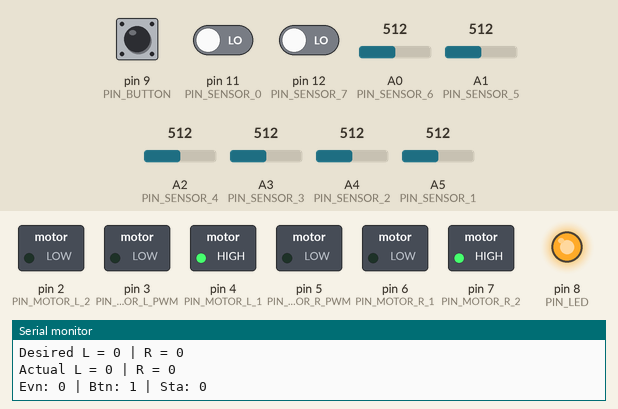
Bench run of a program on a simulated Arduino Uno, built with avr-gcc and run on an emulated ATmega328P. On the bench: switched loads named in the program (green lamp = pin HIGH), output pins drawn as LEDs (lit = HIGH), the last lines printed to the serial monitor. Dashed ring = blinking. The inputs (shaded band) are chosen by the test bench; at power-on: pin 9 (PIN_BUTTON) HIGH, pin 11 (PIN_SENSOR_0) LOW, pin 12 (PIN_SENSOR_7) LOW, A0 (PIN_SENSOR_6) = 512, A1 (PIN_SENSOR_5) = 512, A2 (PIN_SENSOR_4) = 512, A3 (PIN_SENSOR_3) = 512, A4 (PIN_SENSOR_2) = 512, A5 (PIN_SENSOR_1) = 512.

Above: at 1.2 s.
1.3 s: pin 9 (PIN_BUTTON) pulled LOW for 0.15 s
At 2.02 s:
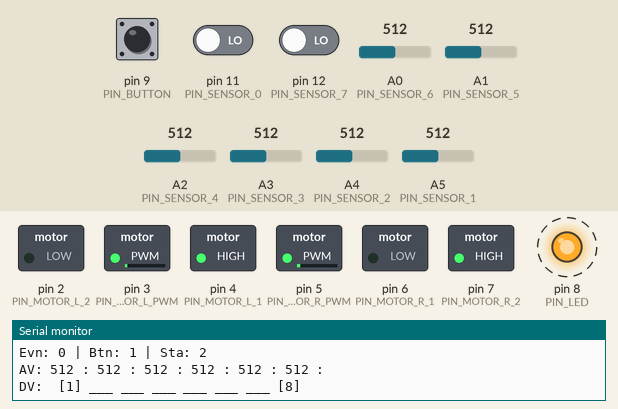
4.3 s: pin 9 (PIN_BUTTON) pulled LOW for 1 s
At 7.1 s:
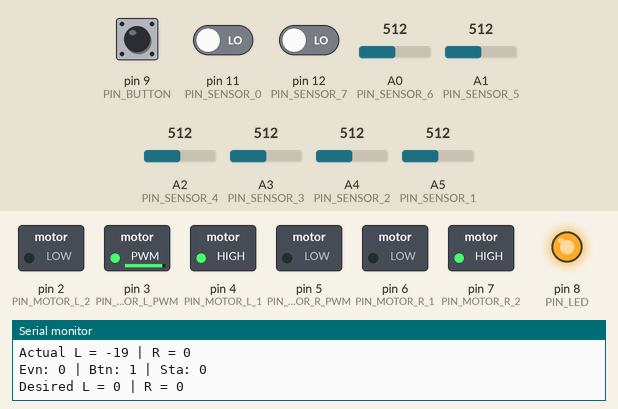
7.3 s: pin 9 (PIN_BUTTON) pulled LOW for 0.15 s
At 8.2 s:
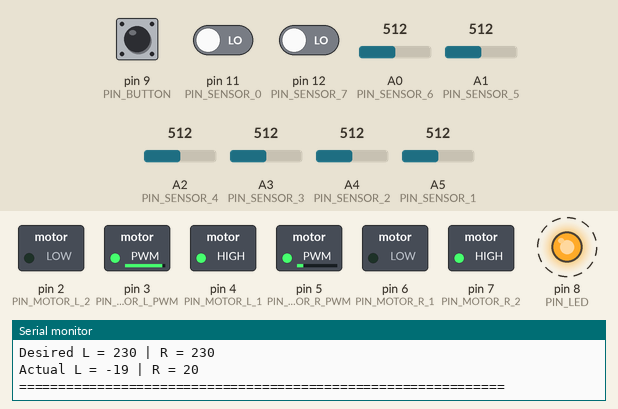
Timing chart, 0 to 20.3 s (numbered marks = the images above; inputs shaded):
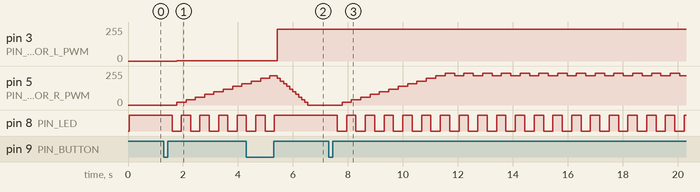

The program:

main.cpp
```cpp
#include <Arduino.h>

//DEFINES
#define DEBUG 1

//PIN DEFINITIONS
// const int PIN_LED = 8;           //D8 | Digital 8 | GPIO 14
const int PIN_LED = 8;           //D8 | Digital 8 | GPIO 14
const int PIN_BUTTON = 9;        //D9 | Digital 9 | GPIO 15 --???????? TODO: Revisar todos los pines

//MOTOR RIGHT
const int PIN_MOTOR_R_PWM = 5;   //D5 | Digital 5 | GPIO 11
const int PIN_MOTOR_R_1 = 6;     //D6 | Digital 6 | GPIO 12
const int PIN_MOTOR_R_2 = 7;     //D7 | Digital 7 | GPIO 13

//MOTOR LEFT
const int PIN_MOTOR_L_PWM = 3;    //D3 | Digital 3 | GPIO 5
const int PIN_MOTOR_L_1 = 4;      //D2 | Digital 2 | GPIO 4
const int PIN_MOTOR_L_2 = 2;      //D4 | Digital 4 | GPIO 6

//SENSOR PINS
const int PIN_SENSOR_0 = 11;
const int PIN_SENSOR_1 = A5;
const int PIN_SENSOR_2 = A4;
const int PIN_SENSOR_3 = A3;
const int PIN_SENSOR_4 = A2;
const int PIN_SENSOR_5 = A1;
const int PIN_SENSOR_6 = A0;
const int PIN_SENSOR_7 = 12;

const int CANT_ANALOG_SENSORS = 6;
const int CANT_DIGITAL_SENSORS = 2;

const int CANT_ALL_SENSORS = CANT_ANALOG_SENSORS + CANT_DIGITAL_SENSORS;


const int PINS_ANALOG_SENSORS[CANT_ANALOG_SENSORS] = {PIN_SENSOR_1, PIN_SENSOR_2, PIN_SENSOR_3, PIN_SENSOR_4, PIN_SENSOR_5, PIN_SENSOR_6};
const int PINS_DIGITAL_SENSORS[CANT_DIGITAL_SENSORS] = {PIN_SENSOR_0, PIN_SENSOR_7};


//GLOBAL CONSTANTS
const int ANALOG_SENSOR_THRESHOLD = 1024;
const int ANALOG_SENSOR_MAX = 1024;
const int MOTORS_MAX_PWM_VALUE = 255;

const int DELAY_MS_MAIN_LOOP = 100;

const int CANT_LONGPRESS_LEN = 600 / DELAY_MS_MAIN_LOOP;  // 2.5 seconds
const int CANT_SHORTPRESS_LEN = 100 / DELAY_MS_MAIN_LOOP;   // 0.1 seconds  -- the minimum time to consider a short press
// const int CANT_WAIT_TO_ACTION_LEN = 200 / DELAY_MS_MAIN_LOOP;   // 0.2 seconds

const int SPEED_BASE = 80;
const int SPEED_INCREMENT = 30;
const int SPEED_INCREMENT_SOFT = 20;

//PISO NEGRO Y LINEA BLANCA
// const int VALUE_LINE = 1;
// const int VALUE_NO_LINE = 0;

//PISO BLANCO Y LINEA NEGRA
const int VALUE_LINE = 0;
const int VALUE_NO_LINE = 1;


//STRUCTURES
struct MotorsSpeeds {
  int leftSpeed;
  int rightSpeed;
};

struct SensorsData {
  int analogSensorValues[CANT_ANALOG_SENSORS];
  int digitalSensorValues[CANT_ALL_SENSORS];
};

//ENUMS
enum events { EV_NONE = 0, EV_SHORTPRESS = 1, EV_LONGPRESS = 2};
enum state { STATE_SETUP= -1, STATE_STOP = 0, STATE_CALIBRATION = 1, STATE_RUNNING = 2};

//GLOBAL VARIABLES

int ledState = 0;
state currentState = STATE_SETUP;


//FUNCTIONS
void calibration();
SensorsData readSensorsValues();
void printSensorsValues(SensorsData sensorData);
MotorsSpeeds calculateMotorsSpeeds(SensorsData sensorData);
void printMotorsSpeeds(MotorsSpeeds motorSpeeds);
void applySpeedsToMotors(MotorsSpeeds motorSpeeds);
events handle_button();
void handle_led(events event);


void handle_led(state currentState) {
  static int count = 0;
  static int ledState = 0;
  // 0.1 seconds

  switch (currentState)
  {
    case STATE_SETUP:
    {
      if (count > 100 / DELAY_MS_MAIN_LOOP){
        ledState = !ledState;
        count = 0;
      } else {
        ++count;
        ledState = !ledState;
      }
      break;
    }
    case STATE_STOP:
    {
      ledState = HIGH;
      break;
    }
    case STATE_CALIBRATION:
    {
      if (count > 1000 / DELAY_MS_MAIN_LOOP){
        ledState = !ledState;
        count = 0;
      } else {
        ++count;
        ledState = !ledState;
      }
      break;
    }
    case STATE_RUNNING:
    {
      if (count > 1500 / DELAY_MS_MAIN_LOOP){
        ledState = !ledState;
        count = 0;
      } else {
        ++count;
        ledState = !ledState;
      }
      break;
    }
  }

  digitalWrite(PIN_LED, ledState);
}


void setup() {

  //initialize the serial communication
  Serial.begin(9600);
  Serial.println("STARTING THE PROGRAM");

  //initialize the LED pin as an output
  pinMode(PIN_LED, OUTPUT);

  //initialize the button pin as an input
  pinMode(PIN_BUTTON, INPUT_PULLUP);

  //initialize 6 analog inputs for sensors
  for (int i = 0; i < CANT_ANALOG_SENSORS; i++) {
    pinMode(PINS_ANALOG_SENSORS[i], INPUT);
  }

  //initialize 2 digital inputs for sensors
  for (int i = 0; i < CANT_DIGITAL_SENSORS; i++) {
    pinMode(PINS_DIGITAL_SENSORS[i], INPUT);
  }

  //initialize the 3 outputs for each motors
  pinMode(PIN_MOTOR_L_PWM, OUTPUT);
  pinMode(PIN_MOTOR_L_1, OUTPUT);
  pinMode(PIN_MOTOR_L_2, OUTPUT);

  pinMode(PIN_MOTOR_R_PWM, OUTPUT);
  pinMode(PIN_MOTOR_R_1, OUTPUT);
  pinMode(PIN_MOTOR_R_2, OUTPUT);

  //print the message to the serial monitor
  Serial.println("INITIALIZATION COMPLETED");
  applySpeedsToMotors({0,0});
  Serial.println("MOTORES STOPPED");
  currentState = STATE_STOP;
}

void loop() {

  events event = handle_button();

  handle_led(currentState);

  //print for serial monitor the event
  if(DEBUG == 1){
    Serial.print("Evn: "); // event
    Serial.print(event);
    Serial.print(" | Btn: "); // button
    Serial.print(digitalRead(PIN_BUTTON));
    Serial.print(" | Sta: "); // state
    Serial.println(currentState);
  }

  if(DEBUG == 2){
    Serial.println(event);
    Serial.println(digitalRead(PIN_BUTTON));
    Serial.println(currentState);
  }

  switch (currentState) {

    case STATE_STOP:
    {
      if (event == EV_SHORTPRESS) {
        currentState = STATE_RUNNING;
      }
      applySpeedsToMotors({0,0});

      break;
    }

    case STATE_RUNNING:
    {

      if (event == EV_SHORTPRESS) {
        currentState = STATE_STOP;
        break;
      }

      SensorsData sensorData = readSensorsValues();

      if(DEBUG == 1) {
        printSensorsValues(sensorData);
      }
      if(DEBUG == 2){
        printSensorsValues(sensorData);
      }

      MotorsSpeeds motorsSpeeds = calculateMotorsSpeeds(sensorData);

      if(DEBUG == 1) {
        printMotorsSpeeds(motorsSpeeds);
      }

      applySpeedsToMotors(motorsSpeeds);

      if(DEBUG){
        Serial.println("==============================================================");
      }

      break;
    }

    default:
    {
      break;
    }
  }

  delay(DELAY_MS_MAIN_LOOP);
}


SensorsData readSensorsValues() {

  SensorsData sensorData = {.analogSensorValues = {0, 0, 0, 0, 0, 0}, .digitalSensorValues = {0, 0}};

  //analog read
  for (int i = 0; i < CANT_ANALOG_SENSORS; i++) {
    sensorData.analogSensorValues[i] = analogRead(PINS_ANALOG_SENSORS[i]);
  }

  //digital read
  sensorData.digitalSensorValues[0] = digitalRead(PINS_DIGITAL_SENSORS[0]);

  //----analog to digital conversion
  for (int i = 0; i < CANT_ANALOG_SENSORS; i++) {
    sensorData.digitalSensorValues[i + 1] = sensorData.analogSensorValues[i] > (ANALOG_SENSOR_THRESHOLD / 2) ? VALUE_LINE : VALUE_NO_LINE;
    }

  sensorData.digitalSensorValues[CANT_ALL_SENSORS - 1] = digitalRead(PINS_DIGITAL_SENSORS[1]);

  //return the sensor data
  return sensorData;
}

void printSensorsValues(SensorsData sensorData) {
  //print the values of the sensors to the serial monitor
  if(DEBUG==1) {
    Serial.print("AV: ");
    for (int i = 0; i < 6; i++) {
      Serial.print(sensorData.analogSensorValues[i]);
      Serial.print(" : ");
    }
    Serial.println("");

    Serial.print("DV: ");
    for (int i = 0; i < 8; i++) {
      Serial.print(sensorData.digitalSensorValues[i] == VALUE_LINE ? " [" + String(i + 1) + "]" : " ___");
    }
    Serial.println("");
  }
  if(DEBUG==2){
    for (int i = 0; i < 6; i++) {
      Serial.println(sensorData.analogSensorValues[i]);
    }
    for (int i = 0; i < 8; i++) {
      Serial.println(sensorData.digitalSensorValues[i] == VALUE_LINE ? "1" : "0");
    }
  }


}

MotorsSpeeds calculateMotorsSpeeds(SensorsData sensorData) {

  MotorsSpeeds motorsSpeeds = {.leftSpeed = 0, .rightSpeed = 0};
  int weights[] = {5, 3, 2, 1, 1, 2, 3, 5};

  int maxLeftDetections = 0;
  for (int i = 0; i < CANT_ALL_SENSORS / 2; i++) {
    if (sensorData.digitalSensorValues[i] == VALUE_LINE && weights[i] > maxLeftDetections){
      maxLeftDetections = weights[i];
    }
  }

  int maxRightDetections = 0;
  for (int i = CANT_ALL_SENSORS / 2; i < CANT_ALL_SENSORS; i++) {
    if (sensorData.digitalSensorValues[i] == VALUE_LINE && weights[i] > maxRightDetections){
      maxRightDetections = weights[i];
    }
  }

  //El output va a ir tomando valores positivos y negativos
  motorsSpeeds.leftSpeed = SPEED_BASE + SPEED_INCREMENT * maxRightDetections; // Motor izquierdo + Error derecho
  motorsSpeeds.rightSpeed = SPEED_BASE + SPEED_INCREMENT * maxLeftDetections; // Motor derecho + Error izquierdo
  if (DEBUG == 1){
    Serial.print("NCons L = ");
    Serial.print(motorsSpeeds.leftSpeed);
    Serial.print(" | R = ");
    Serial.println(motorsSpeeds.rightSpeed);
  }
  if (DEBUG == 2){
    Serial.println(motorsSpeeds.leftSpeed);
    Serial.println(motorsSpeeds.rightSpeed);
  }

  // Asegurarse de que las velocidades no excedan los límites
  motorsSpeeds.leftSpeed = constrain(motorsSpeeds.leftSpeed, 0, MOTORS_MAX_PWM_VALUE);
  motorsSpeeds.rightSpeed = constrain(motorsSpeeds.rightSpeed, 0, MOTORS_MAX_PWM_VALUE);

  if (DEBUG == 1){
    Serial.print("WCons L = ");
    Serial.print(motorsSpeeds.leftSpeed);
    Serial.print(" | R = ");
    Serial.println(motorsSpeeds.rightSpeed);
  }
  if (DEBUG == 2){
    Serial.println(motorsSpeeds.leftSpeed);
    Serial.println(motorsSpeeds.rightSpeed);
  }


  return motorsSpeeds;
}

void printMotorsSpeeds(MotorsSpeeds motorSpeeds) {
  //print the motor speeds to the serial monitor
  if (DEBUG == 1){
    Serial.print("Calc L = ");
    Serial.print(motorSpeeds.leftSpeed);
    Serial.print(" | R = ");
    Serial.println(motorSpeeds.rightSpeed);
  }
  if (DEBUG == 2){
    Serial.println(motorSpeeds.leftSpeed);
    Serial.println(motorSpeeds.rightSpeed);
  }
}

void applySpeedsToMotors(MotorsSpeeds motorSpeeds) {
  //apply the motor speeds to the motors

  static int actualLeftPWMSpeed = 0;
  static int actualRightPWMSpeed = 0;
  static int actualLeftDirection = 1;
  static int actualRightDirection = 1;

  int desiredLeftSpeed = abs(motorSpeeds.leftSpeed);
  int desiredRightSpeed = abs(motorSpeeds.rightSpeed);
  int desiredLeftDirection = motorSpeeds.leftSpeed > 0 ? 1 : motorSpeeds.leftSpeed < 0 ? -1 : 0; // load direction of the motors (forward or zero or backward)
  int desiredRightDirection = motorSpeeds.rightSpeed > 0 ? 1 : motorSpeeds.rightSpeed < 0 ? -1 : 0;

  if(DEBUG == 1){
    //print the desired speeds and directions
    // Serial.println("<<<<<<<<<<<<< ");
    Serial.print("Desired L = ");
    Serial.print(desiredLeftSpeed);
    Serial.print(" | R = ");
    Serial.println(desiredRightSpeed);
    // Serial.print("Dir L = ");
    // Serial.print(desiredLeftDirection);
    // Serial.print(" | R = ");
    // Serial.println(desiredRightDirection);

    //print the actual speeds and directions
    // Serial.println(">>>>>>> ");
    Serial.print("Actual L = ");
    Serial.print(actualLeftPWMSpeed);
    Serial.print(" | R = ");
    Serial.println(actualRightPWMSpeed);
    // Serial.print("Dir L = ");
    // Serial.print(actualLeftDirection);
    // Serial.print(" | R = ");
    // Serial.println(actualRightDirection);
  }
  if (DEBUG == 2){
    Serial.println(desiredLeftSpeed);
    Serial.println(desiredRightSpeed);
    Serial.println(desiredLeftDirection);
    Serial.println(desiredRightDirection);
    Serial.println(actualLeftPWMSpeed);
    Serial.println(actualRightPWMSpeed);
    Serial.println(actualLeftDirection);
    Serial.println(actualRightDirection);
  }

  // Adjust softly the speed of the motors until 0 or 255
  if (actualLeftPWMSpeed >= 0 && actualLeftPWMSpeed <= MOTORS_MAX_PWM_VALUE){
    int diff = abs(desiredLeftDirection - actualLeftPWMSpeed);
    if (desiredLeftSpeed > actualLeftPWMSpeed) {
      actualLeftPWMSpeed +=  min(SPEED_INCREMENT_SOFT, diff);
    } else if (desiredLeftSpeed < actualLeftPWMSpeed) {
      actualLeftPWMSpeed -= SPEED_INCREMENT_SOFT;
    }
  }

  if (actualRightPWMSpeed >= 0 && actualRightPWMSpeed <= MOTORS_MAX_PWM_VALUE){
    if (desiredRightSpeed > actualRightPWMSpeed) {
      actualRightPWMSpeed += SPEED_INCREMENT_SOFT;
    } else if (desiredRightSpeed < actualRightPWMSpeed) {
      actualRightPWMSpeed -= SPEED_INCREMENT_SOFT;
    }
  }

  // Motor izquierdo
  if (actualLeftDirection > 0) {
    digitalWrite(PIN_MOTOR_L_1, HIGH);
    digitalWrite(PIN_MOTOR_L_2, LOW);
  } else if (actualLeftDirection < 0) {
    digitalWrite(PIN_MOTOR_L_1, LOW);
    digitalWrite(PIN_MOTOR_L_2, HIGH);
  } else {
    digitalWrite(PIN_MOTOR_L_1, LOW);
    digitalWrite(PIN_MOTOR_L_2, LOW);
  }

  // Motor derecho
  if (actualRightDirection > 0) {
    digitalWrite(PIN_MOTOR_R_1, LOW);
    digitalWrite(PIN_MOTOR_R_2, HIGH);
  } else if (actualRightDirection < 0) {
    digitalWrite(PIN_MOTOR_R_1, HIGH);
    digitalWrite(PIN_MOTOR_R_2, LOW);
  } else {
    digitalWrite(PIN_MOTOR_R_1, LOW);
    digitalWrite(PIN_MOTOR_R_2, LOW);
  }

  // Set the PWM values
  analogWrite(PIN_MOTOR_L_PWM, actualLeftPWMSpeed);
  analogWrite(PIN_MOTOR_R_PWM, actualRightPWMSpeed);

}

events handle_button()
{
  static int button_pressed_counter = 0;
  static int button_not_pressed_counter = 0;
  events event = EV_NONE;
  int button_now_pressed = !digitalRead(PIN_BUTTON); // pin low -> pressed

  if (button_now_pressed){
    ++button_pressed_counter;
    button_not_pressed_counter = 0;
  }
  else{
    ++button_not_pressed_counter;
  }

  if (button_not_pressed_counter >= CANT_SHORTPRESS_LEN){
    if (button_pressed_counter >= CANT_LONGPRESS_LEN){
    event = EV_LONGPRESS;
    }
    else if (button_pressed_counter >= CANT_SHORTPRESS_LEN){
      event = EV_SHORTPRESS;
    }
    button_pressed_counter = 0;
  }
  return event;
}
```

Measured:
- after the input at 1.3 s, pin 3 (PIN_MOTOR_L_PWM): 0/255 → 1/255 after 0.47 s; pin 5 (PIN_MOTOR_R_PWM): moves from 0/255 to 160/255 over 2.4 s, starting after 0.47 s; pin 8 (PIN_LED): alternates HIGH for 0.34 s and LOW for 0.34 s, starting after 0.30 s
- after the input at 4.3 s, pin 3 (PIN_MOTOR_L_PWM): 1/255 → 237/255 after 1.1 s; pin 8 (PIN_LED): goes on until 5.3 s, then stays HIGH
